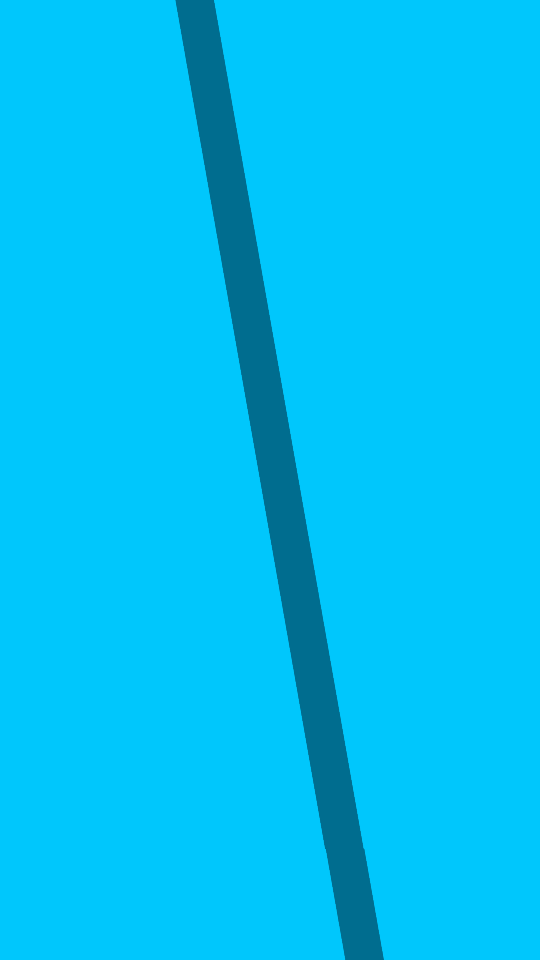
#> input picture images/angle_left_top.png, 540 x 960 px
$ python PoolLineDetection.py
#> lines starting #> are read from the running program, lines starting #| are printed output that depends on the picture; after the words box and inside, x2 and y2 are one past the last pixel; in counts of white or black regions, pixels touching at a corner belong together; long printed decimals are rounded
import cv2
import numpy as np
import matplotlib.pyplot as plt
import math

# saves time if i want to wright text on images
def imageText(image, words):
    font = cv2.FONT_HERSHEY_SIMPLEX
    # org
    org = (50, 50)
    # fontScale
    fontScale = 1
    # Blue color in BGR
    color = (255, 0, 0)
    # Line thickness of 2 px
    thickness = 2
    # Using cv2.putText() method
    TI = cv2.putText(image, words, org, font, fontScale, color, thickness, cv2.LINE_AA)
    return TI

def canny(image):
    # GreyScale conversion
    grayImage = cv2.cvtColor(image, cv2.COLOR_RGB2GRAY)

    # blur conversion
    # blur smooths the image by averaging around the pixels with the pixels around it
    # in my opinion not nescacry for what our image recognition is trying to do but may need it later (with shadow and other imperfections in the image)
    blurImage = cv2.GaussianBlur(grayImage, (5,5), 0)

    # canny conversion - allows you to find the change in color in an image by taking the derivative of pixels in the 2d array
    cannyImage = cv2.Canny(blurImage, 50, 150)

    return cannyImage
# use algorythm to find region of intrest


#used to find coordinates of change in the bottom of the image
def getPointsOfChangeTop(image):
    width = image.shape[1]
    xPositions = []
    for i in range (width):
        if(image[0, i] == 255):
            #print("found")
            xPositions.append(i)
    if(len(xPositions) == 0):
        return xPositions
    #print("Top position 1: " + str(xPositions[0]))
    #print("Top position 2: " + str(xPositions[1]))
    return xPositions

#used to find coordinates of change in the bottom of the image
def getPointsOfChangeBottom(image):
    height = image.shape[0]
    width = image.shape[1]
    xPositions = []
    for i in range(width):
        if (image[height - 1, i] == 255):
            #print(image[height - 1,i])
            #print("found")
            xPositions.append(i)
    #print("Bottom position 1: " + str(xPositions[0]))
    #print("Bottom position 2: " + str(xPositions[1]))
    return xPositions

#finds the ROI for image with a line in it.
def lineROI(image):

    copyImage = np.copy(image)

    height = copyImage.shape[0]
    width = copyImage.shape[1]

    #find the top coordinates and bottom coordintes of the pool line
    xTopPositions = getPointsOfChangeTop(copyImage)
    xBottomPositions = getPointsOfChangeBottom(copyImage)

    #print(xBottomPositions[0])
    #print(xTopPositions[1])

    #if our line is angled depending on the coordinates found in the image we might have to inverse coordinates in order for the ROI to encompass the whole line
    if(xBottomPositions[0] > xTopPositions[0]):
        rectangle = cv2.rectangle(copyImage, (xBottomPositions[1], height), (xTopPositions[0], 0), (255, 255, 255), -1)

    else:
        rectangle = cv2.rectangle(copyImage, (xBottomPositions[0], height), (xTopPositions[1], 0), (255, 255, 255), -1)

    return rectangle

#finds the ROI for image with a T in it
def TROI(image):
    tImage = np.copy(image)

    # find the top coordinates and bottom coordintes of the pool line
    xBottomPositions = getPointsOfChangeBottom(tImage)
    xTopPositions = getPointsOfChangeTop(tImage)

    #canny Images for crosses can become blury at corners, we offset the distance from the cornors to find the accurate pixel coordienate
    pixelOffset = 10

    #Takes the Y values that are white of a canny image on the left and right side of the T
    TYPosL = []
    TYPosR = []

    # if there is white on the top part of the image we know that the image is not a T
    # we return an image that states there is no T and a false boolean value
    if(len(xTopPositions) > 0):
        return imageText(tImage, "No T"), False

    # if there are no white values on the top of the image we execute the algorithm to find the t
    for i in range (tImage.shape[0] - 1, -1, -1):
        #finds y values on left side
        if(tImage[i, xBottomPositions[0] - pixelOffset] == 255):
            #print("found left y pos: " + str(i))
            TYPosL.append(i)
        #finds y values on right side
        if(tImage[i, xBottomPositions[1] + pixelOffset] == 255):
            #print("found right y pos: " + str(i))
            TYPosR.append(i)

    #print("left pos: " + str(TYPosL))
    #print("right pos: " + str(TYPosR))

    #Given the top and bottom of the T we can find the median y position and then find the x positions of the T
    TMiddle = int((sum(TYPosR) + sum(TYPosL))/ float(len(TYPosR) + len(TYPosL)))

    #Stores X positions in this array
    TXPos = []

    #finds X positions
    for i in range (tImage.shape[1]):
        if (image[TMiddle, i] == 255):
            #print("found  x pos: " + str(i))
            TXPos.append(i)
    #print("x pos: " + str(TXPos))

    #creates ROI given the coordinates of the T
    rectangle = cv2.rectangle(tImage, (TXPos[0], TYPosL[0]), (TXPos[1], TYPosR[1]), (255, 255, 255), -1)

    # the T is low enough we tell the person to stop swimming
    if (TYPosR[0] > 100 and TYPosL[0] > 100):
        return imageText(rectangle, "STOP"), True

    return rectangle, True

#finds the angle of a line
def findAngle(image, xTopPositions, xBottomPositions):
    copyImage = np.copy(image)

    # Use formula arctan(y1-y2/x1-x2) * pi/180 to find the angle of the line
    height = copyImage.shape[0]
    deltaX = xTopPositions[0] - xBottomPositions[0]

    # if the change in x is 0 this means that the line is straight also we can't divide by 0
    # in the futre will create a range for delta X instead of just 0
    if (deltaX == 0):
        #print("straight")

        #returns image and angle
        return imageText(copyImage, "Image is Straight"), 0

    # calculates slope
    m = (0 - height)/(xTopPositions[0] - xBottomPositions[0])

    #finds angle
    theta = -math.atan(m) * (180.0/math.pi)

    # if the slope is  negative: left side
    if(m <= 0):
        #print("(slope less than 0) angle: " + str(theta))

        return imageText(copyImage, str(round(theta,3)) + " degree angle"), theta

    # if the slope is posative: right side
    else:
        #print("angle: " + str(theta))

        return imageText(copyImage, str(round(theta, 3)) + " degree angle"), theta


def findPos(image):

    #find top and bottom positions and angle
    pointsOfChangeTop = getPointsOfChangeTop(image)
    print(pointsOfChangeTop)
    pointsOfChangeBottom = getPointsOfChangeBottom(image)
    print(pointsOfChangeBottom)
    angleImage, angle = findAngle(image, getPointsOfChangeTop(image), getPointsOfChangeBottom(image))

    # if picture is straight
    if(angle == 0):
        # find the  median position of the line
        topMedianPos = int(float(pointsOfChangeTop[1] + pointsOfChangeTop[0])/2)
        #print(topMedianPos)
        botMedianPos = int(float(pointsOfChangeBottom[1] + pointsOfChangeBottom[0])/2)
        #print(botMedianPos)
        averageMedian = int(float(topMedianPos + botMedianPos)/2)
        #print(averageMedian)

        # if that matches the range then say that we are essentially in the right position
        if(220 <= averageMedian and averageMedian <= 320):
            print("position does not need to be changed")
            print("line position is "  + str(abs(int((float(image.shape[1]/2))) - averageMedian)) + " pixels away from the median line")
        # if it is not in the range we state wheter line is left or right of where we need to be
        else:
            if(averageMedian < (image.shape[1]/2)):
                print("line position is " + str(abs(int((float(image.shape[1]/2))) - averageMedian)) + " pixels to the left of the median line")
            else:
                print("line position is " + str(abs(int((float(image.shape[1]/2))) - averageMedian)) + " pixels to the right of the median line")

    # if the image is angled
    else:
        topMedianPos = int(float(pointsOfChangeTop[1] + pointsOfChangeTop[0]) / 2)
        #print(topMedianPos)
        botMedianPos = int(float(pointsOfChangeBottom[1] + pointsOfChangeBottom[0]) / 2)
        #print(botMedianPos)
        averageMedian = int(float(topMedianPos + botMedianPos) / 2)
        #print(averageMedian)

        if (220 <= averageMedian and averageMedian <= 320):
            print("position does not need to be changed, angle does need to be changed")
            print("line positionis " + str(abs(int((float(image.shape[1]/2))) - averageMedian)) + " pixels away from the median line")
            print("angle " + str(angle))
        else:
            print("position and angle need to be changed")
            if(averageMedian < (image.shape[1]/2)):
                print("line position is " + str(abs(int((float(image.shape[1]/2))) - averageMedian)) + " pixels to the left of the median line")
                print("angle " + str(angle))
            else:
                print("line position is " + str(abs(int((float(image.shape[1]/2))) - averageMedian)) + " pixels to the right of the median line")
                print("angle " + str(angle))

def main():
    # Get the image and make it canny
    images = ["images/angle_left_top.png","images/angle_right_top.png","images/line_left.png","images/line_right.png","images/straight.png","images/straight-faded.png","images/t-middle.png", "images/t-past.png", "images/t-far.png"]
    for i in range (len(images) - 1):
        print("Step 1")
        image = cv2.imread(images[i])
#> image is the input picture: shape (960, 540, 3); mean B, G, R 244.2, 192.6, 0

        cv2.imshow("test", image)
        cv2.waitKey(0)

        laneImage = np.copy(image)

        # changes image
        cannyImage = canny(laneImage)
#> in canny, `grayImage = cv2.cvtColor(image, cv2.COLOR_RGB2GRAY)`:
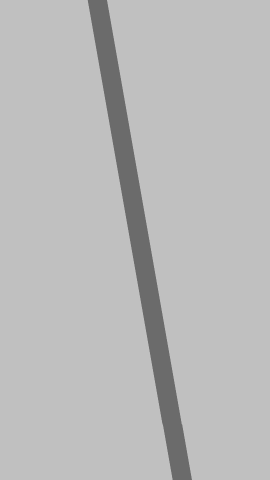
#> grayImage: shape (960, 540) (shown at 1/2 size); min 107, max 192, mean 185.9
#> in canny, `cannyImage = cv2.Canny(blurImage, 50, 150)`:
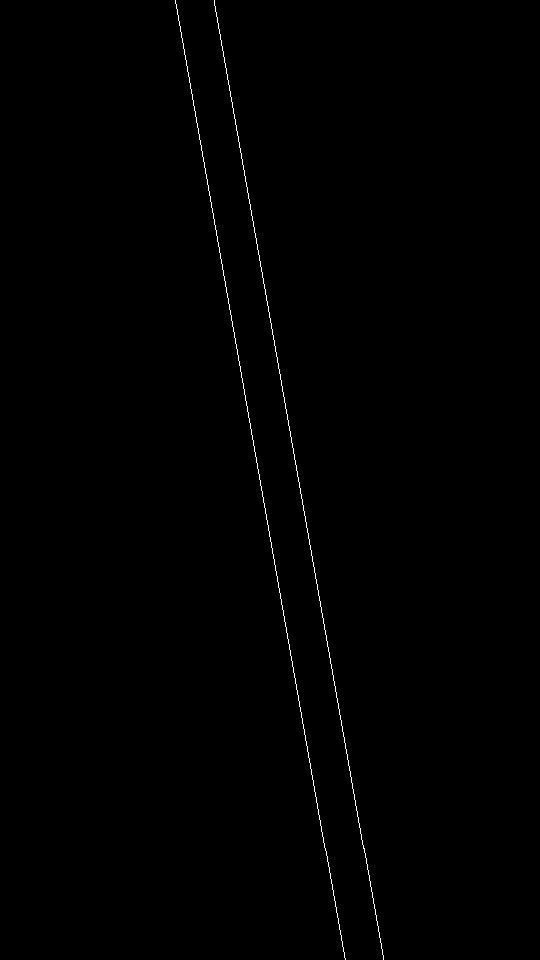
#> cannyImage: shape (960, 540); 0.37% white in thin lines or dots, all inside (x1, y1, x2, y2) = (175, 0, 384, 960)

        #cv2.imshow("test", cannyImage)
        #cv2.waitKey(0)

        # Check if image is t or straight
        print("Step 2")

        tImage, isT = TROI(cannyImage)
#> after the loop in getPointsOfChangeBottom, `for i in range(width):`: xPositions = [345, 383]
#> after the loop in getPointsOfChangeTop, `for i in range (width):`: xPositions = [175, 214]
#> isT = False

        # Need to integrate the find position and find angle function into T-Shaped images
        if (isT):
            print("Image is T")
            cv2.imshow("T-Shape Image", tImage)
            cv2.waitKey(0)

        # if the image is a line and not a t-shape, we will find the angle of the image and then find the position of the line relative to the center of the image

        else:
            # little bit unessary will take out later and add it to the @findAngle funtion instead of using as parameters
            xTopPositions = getPointsOfChangeTop(cannyImage)
#> xTopPositions = [175, 214]
            xBottomPositions = getPointsOfChangeBottom(cannyImage)
#> xBottomPositions = [345, 383]

            # plt just shows it on a graph with some nicer UI features
            # plt.imshow(cannyImage)
            # plt.show()

            print("step 3")
            # find ROI of a line
            regionOfInterest = lineROI(cannyImage)
#> in lineROI, `xTopPositions = getPointsOfChangeTop(copyImage)`: xTopPositions = [175, 214]
#> in lineROI, `xBottomPositions = getPointsOfChangeBottom(copyImage)`: xBottomPositions = [345, 383]
#> in lineROI, `rectangle = cv2.rectangle(copyImage, (xBottomPositions[1], height), (x..`:
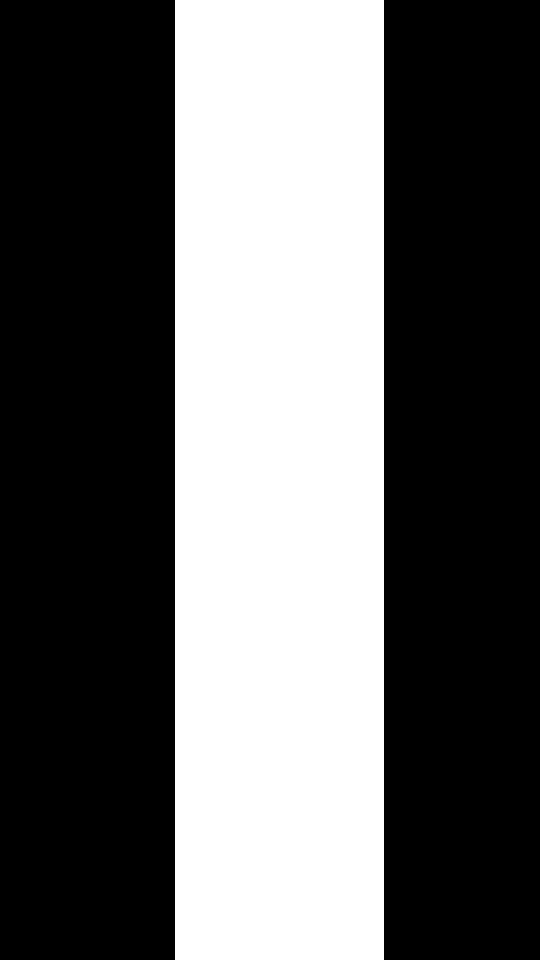
#> rectangle: shape (960, 540); 38.7% white; 1 white region, box (x1, y1, x2, y2) and area: (175, 0, 384, 960) 200640

            # show results
            #cv2.imshow("result", regionOfInterest)
            cv2.waitKey(0)

            print("step 4")
            # finds angle of line
            angleImage, angle = findAngle(cannyImage, xTopPositions, xBottomPositions)
#> in findAngle, `deltaX = xTopPositions[0] - xBottomPositions[0]`: deltaX = -170
#> in findAngle, `m = (0 - height)/(xTopPositions[0] - xBottomPositions[0])`: m = 5.65
#> in findAngle, `theta = -math.atan(m) * (180.0/math.pi)`: theta = -79.96
#> angle = -79.96

            # show results
            cv2.imshow("angle", angleImage)
            cv2.waitKey(0)

            print("step 5")
            # find positions
            findPos(cannyImage)
#> in findPos, `pointsOfChangeTop = getPointsOfChangeTop(image)`: pointsOfChangeTop = [175, 214]
#| [175, 214]
#> in findPos, `pointsOfChangeBottom = getPointsOfChangeBottom(image)`: pointsOfChangeBottom = [345, 383]
#| [345, 383]
#> in findPos, `angleImage, angle = findAngle(image, getPointsOfChangeTop(image), getP..`: angle = -79.96
#> in findPos, `topMedianPos = int(float(pointsOfChangeTop[1] + pointsOfChangeTop[0]) ..`: topMedianPos = 194
#> in findPos, `botMedianPos = int(float(pointsOfChangeBottom[1] + pointsOfChangeBotto..`: botMedianPos = 364
#> in findPos, `averageMedian = int(float(topMedianPos + botMedianPos) / 2)`: averageMedian = 279
#| line positionis 9 pixels away from the median line
#| angle -79.958
#> pass 2 of the loop in main, `for i in range (len(images) - 1):`:
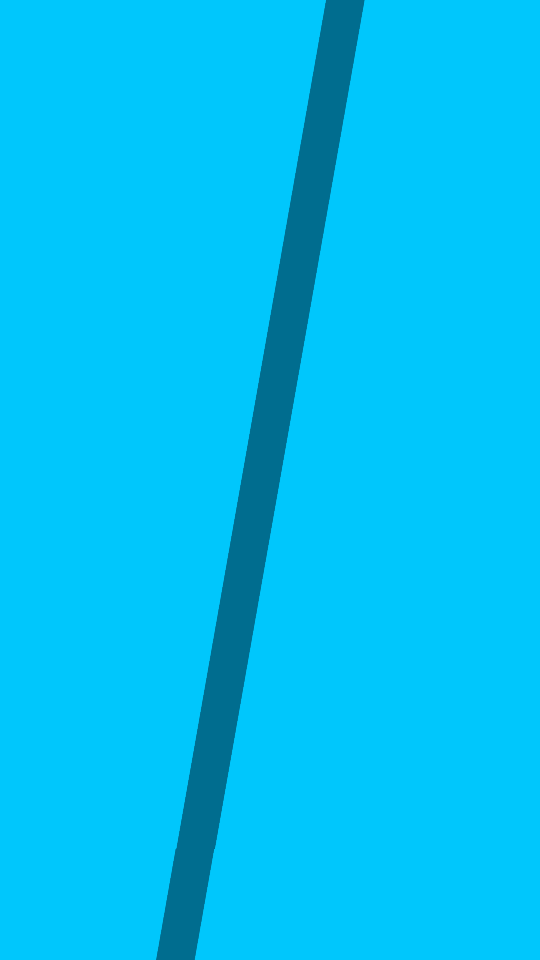
#> input picture images/angle_right_top.png, 540 x 960 px
#> in main, image is the input picture: shape (960, 540, 3); mean B, G, R 244.2, 192.6, 0
#> in canny (call 2), `cannyImage = cv2.Canny(blurImage, 50, 150)`:
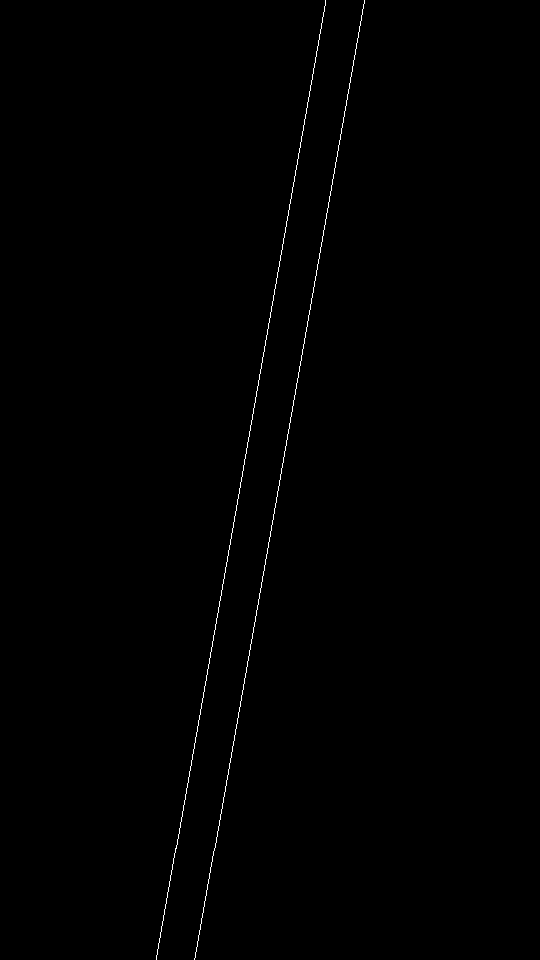
#> cannyImage: shape (960, 540); 0.37% white in thin lines or dots, all inside (x1, y1, x2, y2) = (156, 0, 365, 960)
#> in main, `xTopPositions = getPointsOfChangeTop(cannyImage)`: xTopPositions = [325, 364]
#> in main, `xBottomPositions = getPointsOfChangeBottom(cannyImage)`: xBottomPositions = [156, 194]
#> in lineROI (call 2), `xTopPositions = getPointsOfChangeTop(copyImage)`: xTopPositions = [325, 364]
#> in lineROI (call 2), `xBottomPositions = getPointsOfChangeBottom(copyImage)`: xBottomPositions = [156, 194]
#> in lineROI (call 2), `rectangle = cv2.rectangle(copyImage, (xBottomPositions[0], height), (x..`:
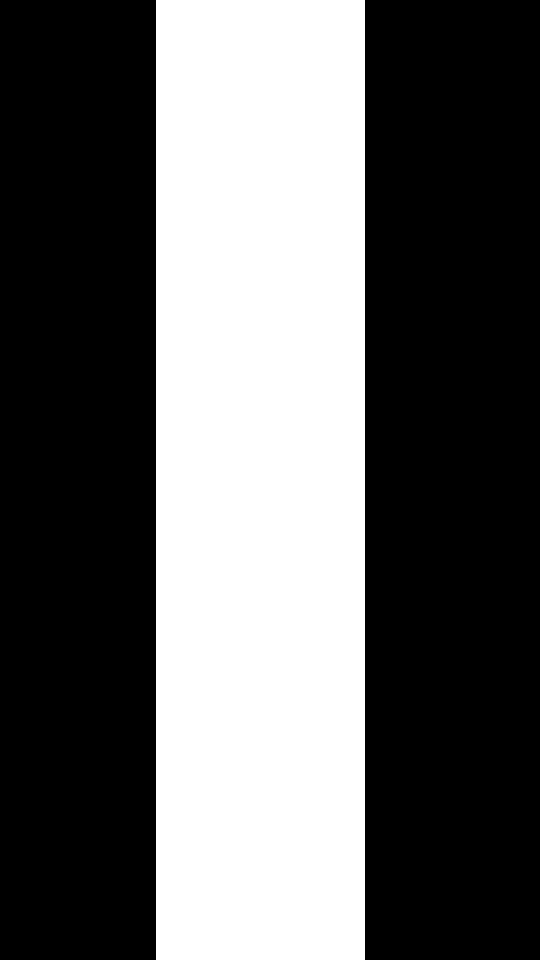
#> rectangle: shape (960, 540); 38.7% white; 1 white region, box (x1, y1, x2, y2) and area: (156, 0, 365, 960) 200640
#> in main, `angleImage, angle = findAngle(cannyImage, xTopPositions, xBottomPositi..`: angle = 80.02
#| [325, 364]
#| [156, 194]
#| line positionis 11 pixels away from the median line
#| angle 80.016
            # could show analysis of position visually on the image, but is kind of unnecessary and messy


#> (the run stopped early here; a loop or call above may not have finished)
